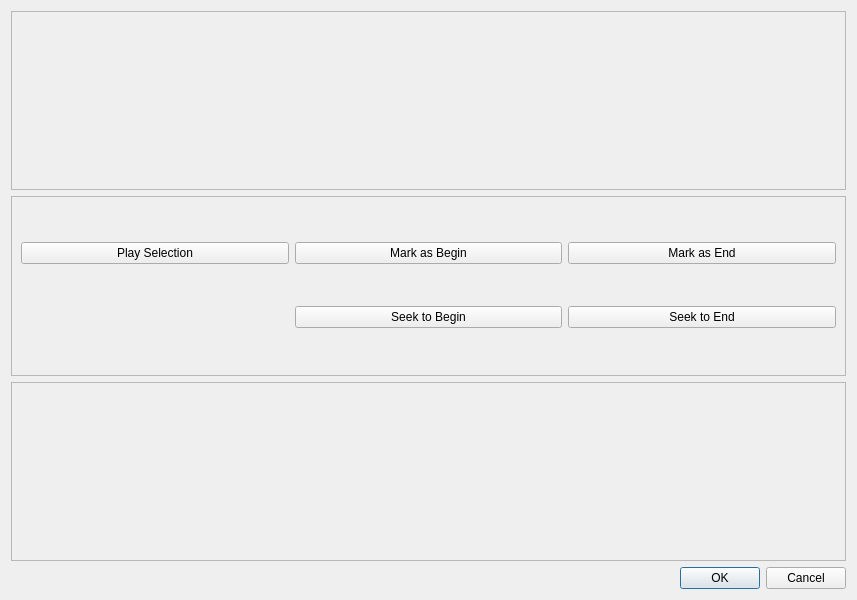
<?xml version="1.0" encoding="UTF-8"?>
<ui version="4.0">
 <class>InteractiveCuttingDialog</class>
 <widget class="QDialog" name="InteractiveCuttingDialog">
  <property name="geometry">
   <rect>
    <x>0</x>
    <y>0</y>
    <width>857</width>
    <height>600</height>
   </rect>
  </property>
  <property name="windowTitle">
   <string>Dialog</string>
  </property>
  <layout class="QVBoxLayout" name="verticalLayout_2">
   <item>
    <widget class="QFrame" name="frmPlay">
     <property name="frameShape">
      <enum>QFrame::StyledPanel</enum>
     </property>
     <property name="frameShadow">
      <enum>QFrame::Raised</enum>
     </property>
     <layout class="QVBoxLayout" name="verticalLayout">
      <item>
       <layout class="QVBoxLayout" name="layoutPlayer"/>
      </item>
      <item>
       <layout class="QVBoxLayout" name="layoutRangeSelector"/>
      </item>
     </layout>
    </widget>
   </item>
   <item>
    <widget class="QFrame" name="frmControl">
     <property name="frameShape">
      <enum>QFrame::StyledPanel</enum>
     </property>
     <property name="frameShadow">
      <enum>QFrame::Raised</enum>
     </property>
     <layout class="QHBoxLayout" name="horizontalLayout_3">
      <item>
       <layout class="QGridLayout" name="gridLayout">
        <item row="0" column="2">
         <widget class="QPushButton" name="btnAsEnd">
          <property name="text">
           <string>Mark as End</string>
          </property>
         </widget>
        </item>
        <item row="0" column="1">
         <widget class="QPushButton" name="btnAsBegin">
          <property name="text">
           <string>Mark as Begin</string>
          </property>
         </widget>
        </item>
        <item row="1" column="1">
         <widget class="QPushButton" name="btnToBegin">
          <property name="text">
           <string>Seek to Begin</string>
          </property>
         </widget>
        </item>
        <item row="1" column="2">
         <widget class="QPushButton" name="btnToEnd">
          <property name="text">
           <string>Seek to End</string>
          </property>
         </widget>
        </item>
        <item row="0" column="0">
         <widget class="QPushButton" name="btnPlaySelection">
          <property name="text">
           <string>Play Selection</string>
          </property>
         </widget>
        </item>
       </layout>
      </item>
     </layout>
    </widget>
   </item>
   <item>
    <widget class="QFrame" name="frmEdit">
     <property name="frameShape">
      <enum>QFrame::StyledPanel</enum>
     </property>
     <property name="frameShadow">
      <enum>QFrame::Raised</enum>
     </property>
     <layout class="QVBoxLayout" name="verticalLayout_3">
      <item>
       <layout class="QVBoxLayout" name="layoutRangeEdit"/>
      </item>
     </layout>
    </widget>
   </item>
   <item>
    <widget class="QDialogButtonBox" name="buttonBox">
     <property name="orientation">
      <enum>Qt::Horizontal</enum>
     </property>
     <property name="standardButtons">
      <set>QDialogButtonBox::Cancel|QDialogButtonBox::Ok</set>
     </property>
    </widget>
   </item>
  </layout>
 </widget>
 <resources/>
 <connections>
  <connection>
   <sender>buttonBox</sender>
   <signal>accepted()</signal>
   <receiver>InteractiveCuttingDialog</receiver>
   <slot>accept()</slot>
   <hints>
    <hint type="sourcelabel">
     <x>222</x>
     <y>280</y>
    </hint>
    <hint type="destinationlabel">
     <x>157</x>
     <y>274</y>
    </hint>
   </hints>
  </connection>
  <connection>
   <sender>buttonBox</sender>
   <signal>rejected()</signal>
   <receiver>InteractiveCuttingDialog</receiver>
   <slot>reject()</slot>
   <hints>
    <hint type="sourcelabel">
     <x>290</x>
     <y>286</y>
    </hint>
    <hint type="destinationlabel">
     <x>286</x>
     <y>274</y>
    </hint>
   </hints>
  </connection>
 </connections>
</ui>
